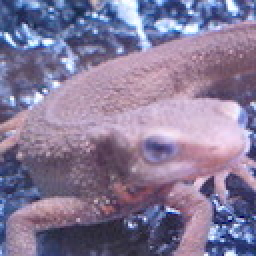
#> input picture Question_71_80/imori.jpg, 128 x 128 px, found by its file name (shown 2 times larger)
$ python 35_Fourier_Transform_and_Band_Pass_Filter.py
#> lines starting #> are read from the running program, lines starting #| are printed output that depends on the picture
import cv2
import numpy as np
import matplotlib.pyplot as plt

# Read image
img = cv2.imread("imori.jpg").astype(np.float32)
H, W, C = img.shape
#> H = 128; W = 128; C = 3

# Gray scale
gray = 0.2126 * img[..., 2] + 0.7152 * img[..., 1] + 0.0722 * img[..., 0]
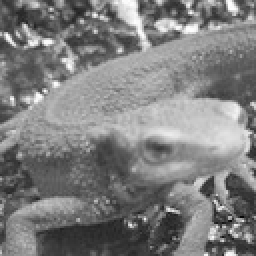
#> gray: shape (128, 128) float32 (shown 2 times larger); min 6.71, max 254.4, mean 126.7

# DFT
K = W
#> K = 128
L = H
#> L = 128
M = W
#> M = 128
N = H
#> N = 128

G = np.zeros((L, K), dtype=np.complex)

x = np.tile(np.arange(W), (H, 1))
y = np.arange(H).repeat(W).reshape(H, -1)

for l in range(L):
    for k in range(K):
        G[l, k] = np.sum(gray * np.exp(-2j * np.pi *
                                       (x * k / M + y * l / N))) / np.sqrt(M * N)

# Band-pass filter
_G = np.zeros_like(G)
_G[:H//2, :W//2] = G[H//2:, W//2:]
_G[:H//2, W//2:] = G[H//2:, :W//2]
_G[H//2:, :W//2] = G[:H//2, W//2:]
_G[H//2:, W//2:] = G[:H//2, :W//2]
p1 = 0.1
p2 = 0.5
_x = x - W // 2
_y = y - H // 2
r = np.sqrt(_x ** 2 + _y ** 2)
mask = np.zeros((H, W), dtype=np.float32)
mask[np.where((r > (W//2*p1)) & (r < (W//2*p2)))] = 1

_G *= mask

G[:H//2, :W//2] = _G[H//2:, W//2:]
G[:H//2, W//2:] = _G[H//2:, :W//2]
G[H//2:, :W//2] = _G[:H//2, W//2:]
G[H//2:, W//2:] = _G[:H//2, :W//2]

# IDFT
out = np.zeros((H, W), dtype=np.float32)

for n in range(N):
    for m in range(M):
        out[n, m] = np.abs(
            np.sum(G * np.exp(2j * np.pi * (x * m / M + y * n / N)))) / np.sqrt(M * N)
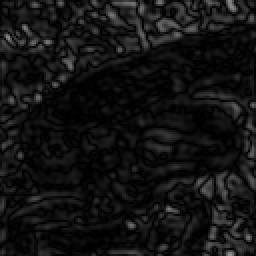
#> out: shape (128, 128) float32 (shown 2 times larger); min 0.00405, max 144, mean 19.4

out[out > 255] = 255
out = out.astype(np.uint8)

# Save result
cv2.imshow("result", out)
cv2.imwrite("out.jpg", out)

# Wait until a key pressed
cv2.waitKey(0)

# Destroy all the windows opened before
cv2.destroyAllWindows()

$ run again, with Question_71_80/answer_71.jpg copied over Question_71_80/imori.jpg
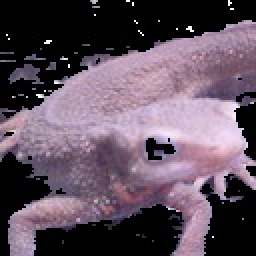
#> input picture Question_71_80/answer_71.jpg, 128 x 128 px, found by its file name (shown 2 times larger)
#> `gray = 0.2126 * img[..., 2] + 0.7152 * img[..., 1] + 0.0722 * img[...,..`:
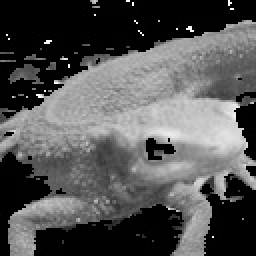
#> gray: shape (128, 128) float32 (shown 2 times larger); min 0, max 255, mean 84.6
#> after the loop `for n in range(N):`:
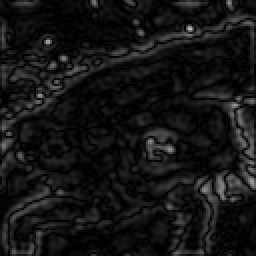
#> out: shape (128, 128) float32 (shown 2 times larger); min 0.00105, max 187.9, mean 21.2
